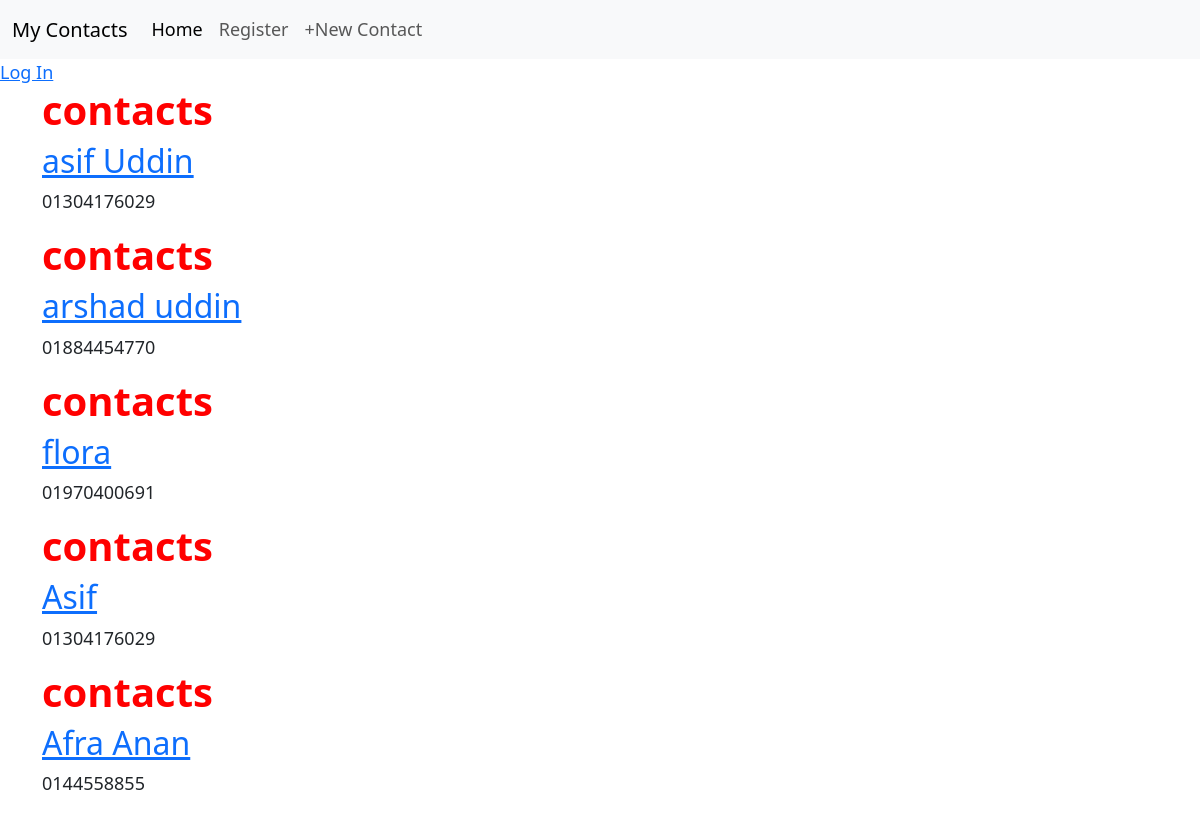
The page / on the database its author committed.
### contacts/models.py (models this page shows, shortened)
class Contacts(models.Model):
    first_name = models.CharField(max_length=50)
    last_name = models.CharField(max_length=50, blank = True)
    phone_number = models.CharField(max_length = 11)
    email = models.EmailField(blank=True)
    author = models.ForeignKey(
        'auth.User',
        on_delete=models.CASCADE,
        )

### contacts/views.py (the view)
# urls.py: path('', ContactListView.as_view(), name='home'),
class ContactListView(ListView):
    model = Contacts
    template_name = 'contacts/home.html'
    context_object_name = 'contacts'

### contacts/templates/contacts/home.html
{% extends 'contacts/base.html' %}
{% block content %}
    {% for contact in contacts %}
        <div class="container">
            <h1><b>{{ contact.author }}</b></h1>
            <h2><a href="{% url 'contact_detail' contact.pk %}">{{ contact.first_name }}</a></h1>
            <p>{{ contact.phone_number }}</p>
        </div>
    {% endfor %}
{% endblock content %}

### contacts/static/contacts/base.css (style rules this page uses)
h1 { color: red; }
body { font-size: 18px; }

### rows shown on the page
Contacts: author "contacts", first_name "asif Uddin", phone_number "01304176029"
Contacts: author "contacts", first_name "arshad uddin", phone_number "01884454770"
Contacts: author "contacts", first_name "flora", phone_number "01970400691"
Contacts: author "contacts", first_name "Asif", phone_number "01304176029"
Contacts: author "contacts", first_name "Afra Anan", phone_number "0144558855"
